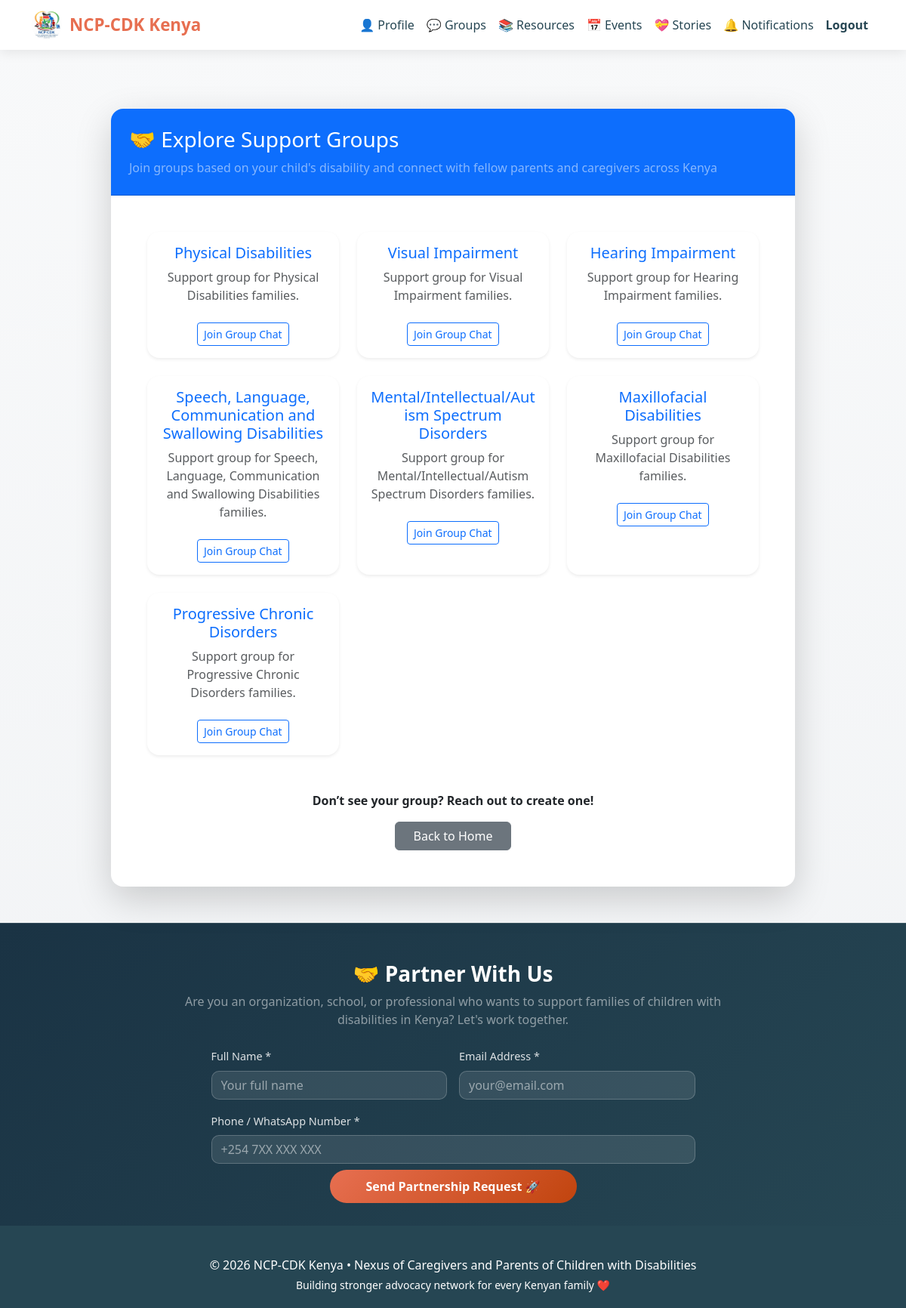
The page /forums (signed in) on the database its author committed.
### app/models.py (models this page shows, shortened)
class DisabilityCategory(db.Model):
    id = db.Column(db.Integer, primary_key=True)
    name = db.Column(db.String(100), unique=True, nullable=False)
    code = db.Column(db.String(10), unique=True, nullable=False)  # e.g., MOH/276A
    subcategories = db.relationship('DisabilitySubcategory', back_populates='category', cascade="all, delete-orphan")
    support_groups = db.relationship('SupportGroup', back_populates='disability')

### app/routes.py (the view)
@main_bp.route('/forums')
@login_required
def forums():
    disabilities = DisabilityCategory.query.all()
    return render_template('forums.html', disabilities=disabilities)

### app/models.py (called while the page is built)
@login_manager.user_loader
def load_user(id):
    return User.query.get(int(id))

### app/templates/forums.html (shortened to what this page needs)
{% extends "base.html" %}
{% block content %}
<div class="container mt-5">
  <div class="row justify-content-center">
    <div class="col-lg-10">
      <div class="card shadow-lg border-0 rounded-4 animate__animated animate__fadeInUp">
        <div class="card-header bg-primary text-white p-4 rounded-top-4">
          <h3 class="mb-2 animate__animated animate__fadeInDown">
            🤝 Explore Support Groups
          </h3>
          <p class="text-white-50 mb-0">Join groups based on your child's disability and connect with fellow parents and caregivers across Kenya</p>
        </div>
        <div class="card-body p-5" data-aos="zoom-in" data-aos-duration="800">
          <div class="row">
            {% for disability in disabilities %}
            <div class="col-md-4 mb-4" data-aos="fade-up" data-aos-delay="{{ loop.index * 100 }}">
              <div class="card h-100 shadow-sm border-0">
                <div class="card-body text-center">
                  <h5 class="card-title text-primary">{{ disability.name }}</h5>
                  <p class="card-text text-muted">Support group for {{ disability.name }} families.</p>
                  <a href="{{ url_for('main.group_chat', disability_id=disability.id) }}"
                     class="btn btn-outline-primary btn-sm mt-2 animate__animated animate__pulse">
                    Join Group Chat
                  </a>
                </div>
              </div>
            </div>
            {% endfor %}
          </div>
          <div class="text-center mt-4 animate__animated animate__fadeInUp">
            <p class="fw-bold">Don’t see your group? Reach out to create one!</p>
            <a href="{{ url_for('main.home') }}" class="btn btn-secondary px-4">Back to Home</a>
          </div>
        </div>
      </div>
    </div>
  </div>
</div>
{% endblock %}

### app/templates/base.html (style rules this page uses)
:root { --primary: #e76f51; --secondary: #2a9d8f; --accent: #264653; }
body { font-family: 'Segoe UI', system-ui, -apple-system, sans-serif; background: linear-gradient(to bottom, #f8f9fa, #f1f3f5); color: var(--accent); min-height: 100vh; opacity: 0; transition: opacity 0.6s ease-in-out; }
body.loaded { opacity: 1; }
.card { border: none; border-radius: 16px; box-shadow: 0 10px 30px rgba(0,0,0,0.08); transition: all 0.3s; }

### rows shown on the page
DisabilityCategory: name "Physical Disabilities"
DisabilityCategory: name "Visual Impairment"
DisabilityCategory: name "Hearing Impairment"
DisabilityCategory: name "Speech, Language, Communication and Swallowing Disabilities"
DisabilityCategory: name "Mental/Intellectual/Autism Spectrum Disorders"
DisabilityCategory: name "Maxillofacial Disabilities"
DisabilityCategory: name "Progressive Chronic Disorders"
